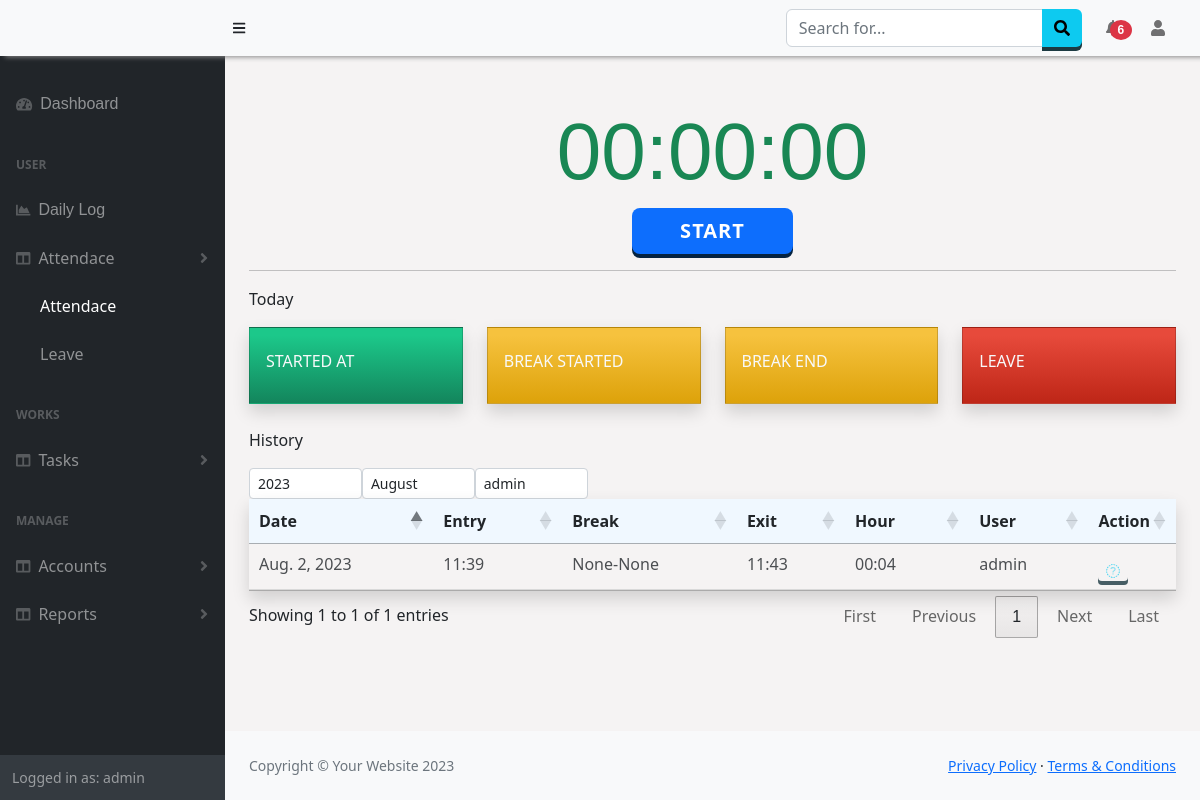
The app's page /Attendance/Details (signed in) with its own data.
### Attendance/models.py (models this page shows)
class Attendance(models.Model):
    date = models.DateField(auto_now_add=True,null=True)
    day = models.CharField(max_length=50,null=True)
    user = models.ForeignKey(User, null=True, on_delete= models.SET_NULL)
    entry = models.CharField(max_length=50)
    lbreak1 = models.CharField(max_length=50,null=True)
    lbreak2 = models.CharField(max_length=50,null=True)
    exit = models.CharField(max_length=50, null=True)
    hour = models.CharField(max_length=50, null=True)
    type = models.CharField(max_length=50,null=True,default=None)
    start_location = models.CharField(max_length=500, null=True)
    stop_location = models.CharField(max_length=500, null=True)

### Attendance/views.py (the view)
# urls.py: path('Details', views.attendance, name='attendance'),
@login_required
def attendance(request):
    if request.user.is_authenticated:
        getTeam_users = checkTeams(request)
        allusers = User.objects.filter(pk__in=getTeam_users[0])
        attenType = userDetails.objects.get(user=request.user)
        date = datetime.date.today()
        if request.user.is_superuser:
            result = Attendance.objects.filter(date__year=date.year,date__month =date.month,user=request.user) # 1=january
        else:
            result = Attendance.objects.filter(date__year=date.year,date__month =date.month, user=request.user)
        gettoday = Attendance.objects.filter(user=request.user,date=date)
        if gettoday.first() != None:
            today = gettoday.first()
        else :
            today = "None"
        data = {
            'result': result,
            'users' :allusers,
            'attendanceType':attenType,
            'today':today
        }
        return render(request, 'Attendance/attendance.html',data)
    else:
        return HttpResponseRedirect(reverse('login'))

### Attendance/context_processors.py (called while the page is built)
def getNewLeaves(request):
    if request.user.id:
        is_manager = checkTeams(request)
        if is_manager[1] == True:
            new_leaves = Leave.objects.filter(user__id__in=is_manager[0],approval = 2)
        else:
            today = datetime.datetime.now()
            new_leaves = Leave.objects.filter(user=request.user,date_approved__gte=today.date())
        return {"manager":is_manager[1],'n_leaves':new_leaves}
    else:
        return {}

def getLogApproval(request):
    if request.user.id:
        is_manager = checkTeams(request)
        if is_manager[1] == True:
            l_approval = LogApproval.objects.filter(user__id__in=is_manager[0],request=True)
        else:
            l_approval = LogApproval.objects.filter(user=request.user,status=True)
        return {'n_log_approval':l_approval}
    else:
        return {}

### Manager/views.py (called while the page is built, shortened)
def checkTeams(request):
    is_team = False
    if request.user.is_superuser:
        users = Employees.objects.values('user').filter(company=request.session['comp'])
        is_team=True
    return users,is_team

### Attendance/templates/Attendance/attendance.html (shortened to what this page needs)
{% extends "base.html" %}
{% block content %}
<div class="">
  <div class="mt-4">
    <h1 class="display-1 text-success"><span id="trackTime">00:00:00</span></h1>
    <div class="text-center">
      <button name="start1" class="btn btn-lg btn-primary ps-5 pe-5" style="display:{% if today.entry != None  %}none;{% else  %}visible; {% endif %}" onclick="make_attendance('start',{{today.exit}})" id="btnstart">Start</button>
    </div>
  </div>
  <hr>
  <div class="row">
    <p>Today</p>
    <div class="col-xl-3 col-md-6 mb-8 ">
      <div class="card border-left shadow h-100 py-2 bg-gradient-success text-light rounded-0">
          <div class="card-body">
              <div class="row no-gutters align-items-center">
                  <div class="col mr-2">
                      <div class="text-xs font-weight-bold text-uppercase mb-1">
                          <h6>Started At</h6></div>
                  </div>
              </div>
          </div>
      </div>
    </div>
    <div class="col-xl-3 col-md-6 mb-8">
      <div class="card border-left shadow h-100 py-2 bg-gradient-warning text-light rounded-0">
          <div class="card-body">
              <div class="row no-gutters align-items-center">
                  <div class="col mr-2">
                      <div class="text-xs font-weight-bold text-uppercase mb-1">
                          <h6>Break Started</h6></div>
                  </div>
              </div>
          </div>
      </div>
    </div>
    <div class="col-xl-3 col-md-6 mb-8">
      <div class="card border-left shadow h-100 py-2 bg-gradient-warning text-light rounded-0">
          <div class="card-body">
              <div class="row no-gutters align-items-center">
                  <div class="col mr-2">
                      <div class="text-xs font-weight-bold text-uppercase mb-1">
                          <h6>Break End</div>
                  </div>
              </div>
          </div>
      </div>
    </div>
    <div class="col-xl-3 col-md-6 mb-8">
      <div class="card border-left shadow h-100 py-2 bg-gradient-danger text-light rounded-0">
          <div class="card-body">
              <div class="row no-gutters align-items-center">
                  <div class="col mr-2">
                      <div class="text-xs font-weight-bold text-uppercase mb-1">
                          <h6>Leave</div>
                  </div>
              </div>
          </div>
      </div>
    </div>
  </div>
  <div class="row mt-4">
    <p>History</p>
    <div class="text-right w-50">
    <select class="form-control form-control-sm w-25" id="year" style="float:left;" onchange="getMonthData()">
      <option value="2023">2023</option>
    </select>
      <select class="form-control form-control-sm col-xs-2 w-25" id="month" style="float:left;" onchange="getMonthData()">
        <option value="8">August</option>
      </select>
      {% if user.is_superuser or perms.Attendance.view_attendance %}
      <select class="form-control form-control-sm col-xs-2 w-25" id="user_s" style="float:left;" onchange="getMonthData()">
        <option value="{{user.id}}">{{user.username}}</option>
      </select>
      {% endif %}
    </div>
  </div>
  <div class="table-wrap table-responsive-sm">
      <table class="table table-hover  shadow " id="example" style="width:100%;">
        <thead id="thead">
          <tr>
            <th>Date</th>
            <th>Entry</th>
            <th>Break</th>
            <th>Exit</th>
            <th>Hour</th>
            {% if manager == True  %}<th>User</th><th style="width:1%;">Action</th>{% endif %}
          </tr>
        </thead>
        <tbody id="tbody">
          {% for n in result %}
          <tr><td>{{n.date}}</td><td>{{n.entry}}</td><td>{{n.lbreak1}}-{{n.lbreak2}}</td><td>{{n.exit}}</td><td>{{n.hour}}</td>
            {% if user.is_superuser %}
            <td>{{n.user.username}}</td>
            <td>
              <a onclick = "viewLocation({{n.id}})"  id="a_details" class="btn btn-info btn-sm bg-transparent p-2 border-0 pb-0"><i class="fas fa-sharp fa-solid fa-location-arrow text-info"></i></a>
            </td>
            {% endif %}
            </tr>
          {% endfor%}
        </tbody>
      </table>
    </div>
</div>
{% endblock %}

### templates/base.html (shortened to what this page needs)
<!DOCTYPE html>
<html lang="en">
    <head>
        <link href="https://cdn.jsdelivr.net/npm/simple-datatables@7.1.2/dist/style.min.css" rel="stylesheet" />
        <link href="https://cdn.datatables.net/1.13.5/css/jquery.dataTables.min.css" rel="stylesheet" />
        <link href="https://cdn.datatables.net/buttons/2.4.1/css/buttons.dataTables.min.css" rel="stylesheet" />
        <link href="/static/css/styles.css" rel="stylesheet" />
        <link href="/static/css/customSB.css" rel="stylesheet" />
    </head>
    <body class="sb-nav-fixed" >
        <nav class="sb-topnav navbar navbar-expand-sm navbar-light bg-light fixed-top" style=" box-shadow: 5px 1px 5px #888888;">
            <a class="navbar-brand ps-3 bg-light" href="{% url 'home' %}">{{request.session.company}}{{request.session.id}}</a>
            <button class="btn btn-link btn-sm order-2 order-lg-0 me-4 me-lg-0" id="sidebarToggle" href="#!"><i class="fas fa-bars"></i></button>
            <form class="d-none d-md-inline-block form-inline ms-auto me-0 me-md-3 my-2 my-md-0">
                <div class="input-group">
                    <input class="form-control" type="text" placeholder="Search for..." aria-label="Search for..." aria-describedby="btnNavbarSearch" />
                    <button class="btn btn-info" id="btnNavbarSearch" type="button"><i class="fas fa-search"></i></button>
                </div>
            </form>
            <ul class="navbar-nav ms-auto ms-md-0 ">
                <li class="nav-item dropdown">
                    <a class="nav-link dropdown-toggle" id="navbarDropdown" href="#" role="button" data-bs-toggle="dropdown" aria-expanded="false"> <span class="badge badge-sm badge-danger badge-counter bg-danger rounded-circle " style="margin-left:-10px;">{% if n_leaves.count|add:n_log_approval.count != 0 %}{{ n_leaves.count|add:n_log_approval.count}}{% endif %}</span></a>
                        </a></li>
                    </ul>
            <ul class="navbar-nav  ms-md-0 me-3 me-lg-4">
                <li class="nav-item dropdown">
                    <a class="nav-link dropdown-toggle" id="navbarDropdown" href="#" role="button" data-bs-toggle="dropdown" aria-expanded="false"><i class="fas fa-user fa-fw"></i></a>
                </li>
            </ul>
        </nav>
        <div id="layoutSidenav" style="background-color:rgb(245, 243, 243);">
            <div id="layoutSidenav_nav">
                <nav class="sb-sidenav accordion sb-sidenav-dark" id="sidenavAccordion" >
                    <div class="sb-sidenav-menu" >
                        <div class="nav">
                            <a class="nav-link mt-4" href="{% url 'home' %}">
                                <div class="sb-nav-link-icon"><i class="fas fa-tachometer-alt"></i></div>
                                <span style="{% if request.path == '/' %}color:white;{% endif %}">Dashboard<span>
                            </a>
                            <div class="sb-sidenav-menu-heading">User</div>
                            <a class="nav-link" href="{% url 'dailylog' %}">
                                <div class="sb-nav-link-icon"><i class="fas fa-chart-area"></i></div>
                                <span style="{% if request.path == '/Worklog/dailylog/' %}color:white;{% endif %}">Daily Log<span>
                            </a>
                            <a class="nav-link collapsed" href="#" data-bs-toggle="collapse" data-bs-target="#collapseAttendance" aria-expanded="false" aria-controls="collapseLayouts">
                                <div class="sb-nav-link-icon"><i class="fas fa-columns"></i></div>
                                Attendace
                                <div class="sb-sidenav-collapse-arrow"><i class="fas fa-angle-down"></i></div>
                            </a>
                            <div class="{% if request.path|slice:'12' != '/Attendance/' %}collapse{% endif %}" id="collapseAttendance" aria-labelledby="headingOne" data-bs-parent="#sidenavAccordion">
                                <nav class="sb-sidenav-menu-nested nav">
                                    <a class="nav-link" href="{% url 'attendance' %} "style="{% if request.path == '/Attendance/Details' %}color:white;{% endif %}">Attendace</a>
                                    <a class="nav-link" href="{% url 'leave' %}" style="{% if request.path == '/Attendance/Leaves' %}color:white;{% endif %}">Leave</a>
                                </nav>
                            </div>
                            <div class="sb-sidenav-menu-heading">Works</div>
                            <a class="nav-link collapsed" href="#" data-bs-toggle="collapse" data-bs-target="#collapseLayouts" aria-expanded="false" aria-controls="collapseLayouts">
                                <div class="sb-nav-link-icon"><i class="fas fa-columns"></i></div>
                                Tasks
                                <div class="sb-sidenav-collapse-arrow"><i class="fas fa-angle-down"></i></div>
                            </a>
                            <div class="sb-sidenav-menu-heading">Manage</div>
                            <a class="nav-link collapsed" href="#" data-bs-toggle="collapse" data-bs-target="#collapseDetails" aria-expanded="false" aria-controls="collapseLayouts">
                                <div class="sb-nav-link-icon"><i class="fas fa-columns"></i></div>
                                Accounts
                                <div class="sb-sidenav-collapse-arrow"><i class="fas fa-angle-down"></i></div>
                            </a>
                            <a class="nav-link collapsed" href="#" data-bs-toggle="collapse" data-bs-target="#collapseReports" aria-expanded="false" aria-controls="collapseLayouts">
                                <div class="sb-nav-link-icon"><i class="fas fa-columns"></i></div>
                                Reports
                                <div class="sb-sidenav-collapse-arrow"><i class="fas fa-angle-down"></i></div>
                            </a>
                        </div>
                    </div>
                    <div class="sb-sidenav-footer">
                        <div class="small">Logged in as: {{ user.username}}</div>
                    </div>
                </nav>
            </div>
            <div id="layoutSidenav_content" >
                <main class="p-4" >
                    {% block content %}
                {% endblock %}
                </main>
                <footer class="py-4 bg-light mt-auto">
                    <div class="container-fluid px-4">
                        <div class="d-flex align-items-center justify-content-between small">
                            <div class="text-muted">Copyright &copy; Your Website 2023</div>
                            <div>
                                <a href="#">Privacy Policy</a>
                                &middot;
                                <a href="#">Terms &amp; Conditions</a>
                            </div>
                        </div>
                    </div>
                </footer>
            </div>
        </div>
        <link href="https://cdnjs.cloudflare.com/ajax/libs/twitter-bootstrap/5.2.0/css/bootstrap.min.css" rel="stylesheet" type="text/css">
    </body>
</html>

### static/css/customSB.css (style rules this page uses)
.bg-gradient-success { background-color: #1cc88a; background-image: linear-gradient(180deg, #1cc88a 10%, #13855c 100%); background-size: cover; }
.bg-gradient-warning { background-color: #f6c23e; background-image: linear-gradient(180deg, #f6c23e 10%, #dda20a 100%); background-size: cover; }
.bg-gradient-danger { background-color: #e74a3b; background-image: linear-gradient(180deg, #e74a3b 10%, #be2617 100%); background-size: cover; }

### Attendance/templates/Attendance/attendance.html (style rules this page uses)
h1, h3, span { text-align: center; font-family: sans-serif; }
h1 span { padding: 5px; }

### templates/base.html (style rules this page uses)
.dropdown-toggle:after { display: none !important; }
thead { background-color:aliceblue !important; }
th { font-weight:600 !important; }
tbody tr { opacity:0.8; border-top:1px solid lightgray; border-bottom:1px solid lightgray; }
.navbar,.sb-sidenav { background-color:DodgerBlue important; }
.btn { outline: none; cursor: pointer; border: none !important; display: block; position: relative; font-size: 16px ; font-weight: 600 !important; color: #fff; text-transform: uppercase; letter-spacing: 1px; }
.btn-primary { background-color: #0275d8; box-shadow: 0 4px #052341; }
.btn-info { background-color: #5bc0de; box-shadow: 0 4px #1C3A42; }

### records on screen
Attendance: date "Aug. 2, 2023", entry "11:39", lbreak1 "None", lbreak2 "None", exit "11:43", hour "00:04", user.username "admin"

### other values on screen
{{ n_leaves.count|add:n_log_approval.count }} "6"
{{ user.username }} "admin"
